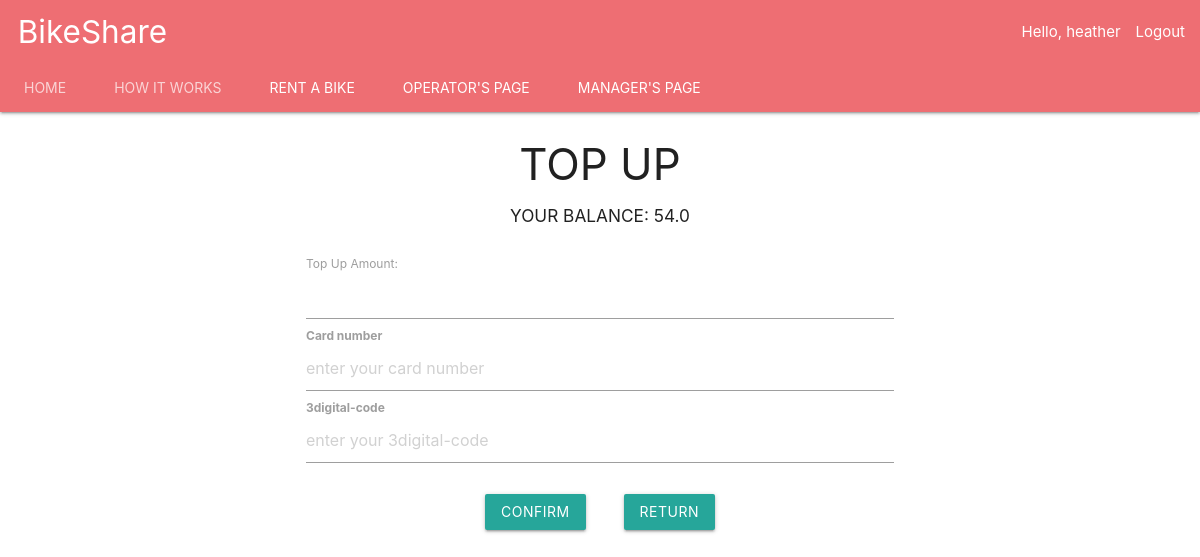
Page /top-up/ (signed in) on the earlier database version.
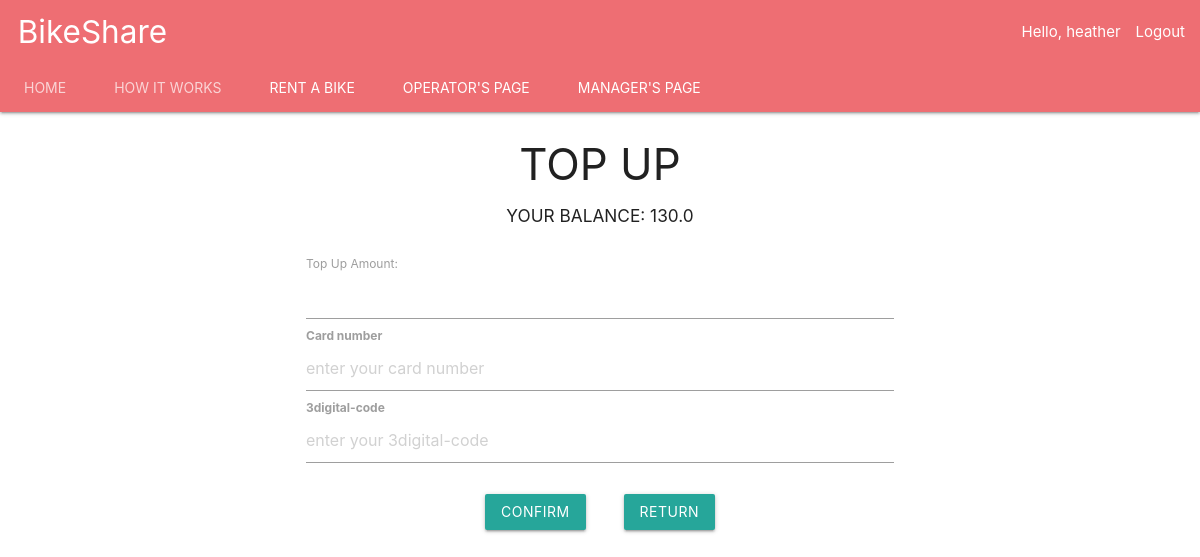
Same page on the later database version.
### account/models.py (models this page shows, shortened)
class Account(AbstractBaseUser):
    username = models.CharField(max_length=30, unique=True)
    email = models.EmailField(verbose_name='email', max_length=60, unique=True)
    date_joined = models.DateTimeField(verbose_name='date joined', auto_now_add=True)
    last_login = models.DateTimeField(verbose_name='last login', auto_now=True)
    role = models.CharField(max_length=10, choices=ROLE_CHOICES, default='Customer')
    is_admin = models.BooleanField(default=False)
    is_active = models.BooleanField(default=True)
    is_staff = models.BooleanField(default=False)
    is_superuser = models.BooleanField(default=False)
    hires_in_progress = models.IntegerField(default=0)
    wallet_balance = models.FloatField(default=0.00)
    amount_owed = models.FloatField(default=0.00)
    USERNAME_FIELD = 'username'
    REQUIRED_FIELDS = ['email']
    objects = MyAccountManager()

### BikeShare/views.py (the view)
# urls.py: path('top-up/', views.top_up_balance, name='top-up'),
def top_up_balance(request):
    form = TopUpForm()
    return render(request, 'top_up.html', {'form': form})

### BikeShare/forms.py
class TopUpForm(forms.Form):
    money = forms.FloatField(label='Top Up Amount', max_value=100.0, min_value=5.0)

### BikeShare/templates/top_up.html (shortened to what this page needs)
{% extends 'base.html' %}
{% block content %}
<form method="post" action="{% url 'bikeshare:top-up-submit' %}">
  <h3><center>TOP UP</center> </h3>
    <h6><center>YOUR BALANCE: {{ request.user.wallet_balance }}</center> </h6>
    <br>
    <div class="container">
        {{ form }}
  </div>
  <div class="container">
    <label for="card"><b>Card number</b></label>
    <input type="number" placeholder="enter your card number" required>
    <br>
    <label for="code"><b>3digital-code</b></label>
    <input type="number" placeholder="enter your 3digital-code" required>
  <div class="container" align="center" >
    <br>
    <button type="submit" id ="topup" class="waves-effect waves-light btn">confirm</button>
    <button type="button" id="cancel" class="cancelbtn waves-effect waves-light btn" onclick="location.href='{% url 'bikeshare:bikeshare-customer' %}'">Return</button>
  </div>
</form>
{% endblock  %}

### BikeShare/templates/navbar.html (shortened to what this page needs)
{% block content %}
<body>
 <nav class="nav-extended">
    <div class="nav-wrapper">
      <a href="#" class="brand-logo"> &nbsp; BikeShare</a>
      <ul id="nav-mobile" class="right hide-on-med-and-down">
          <li>
              {% if request.user.is_authenticated  %}
                  <li class="tab">Hello, {{ request.user.username }}  </li><li> <a href="{% url 'bikeshare:logout' %}">Logout</a></a></li>
            {% else %}
                  <li>   <a href="{% url 'bikeshare:login' %}">Login </li></a><li> <a href="{% url 'bikeshare:signup' %}"> Register</a></li>
        {% endif %}
          </li>
      </ul>
    </div>
    <div class="nav-content">
      <ul class="tabs tabs-transparent">
        <li class="tab"><a href="{% url 'bikeshare:bikeshare-main' %}">Home</a></li>
          <li class="tab"><a href="{% url 'bikeshare:howitworks' %}">How it Works</a></li>
          {% if request.user.is_superuser %}
        <li class="tab"><a class="active" href="{% url 'bikeshare:bikeshare-customer' %}">Rent A Bike</a></li>
          <li class="tab"><a class="active" href="{% url 'bikeshare:bikeshare-operator' %}">Operator's Page</a></li>
         <li class="tab"><a class="active" href="{% url 'bikeshare:bikeshare-manager' %}">Manager's Page</a></li>
        {% elif request.user.role == 'Customer' %}
        <li class="tab"><a class="active" href="{% url 'bikeshare:bikeshare-customer' %}">Rent A Bike</a></li>
          {% elif request.user.role == 'Operator' %}
          <li class="tab"><a class="active" href="{% url 'bikeshare:bikeshare-operator' %}">Operator's Page</a></li>
         {% elif request.user.role == 'Manager' %}
         <li class="tab"><a class="active" href="{% url 'bikeshare:bikeshare-manager' %}">Manager's Page</a></li>
        {% endif %}
      </ul>
    </div>
  </nav>
{% endblock %}

Differences in the rows shown:
changed Account "heather": user.wallet_balance "54.0" → "130.0"
